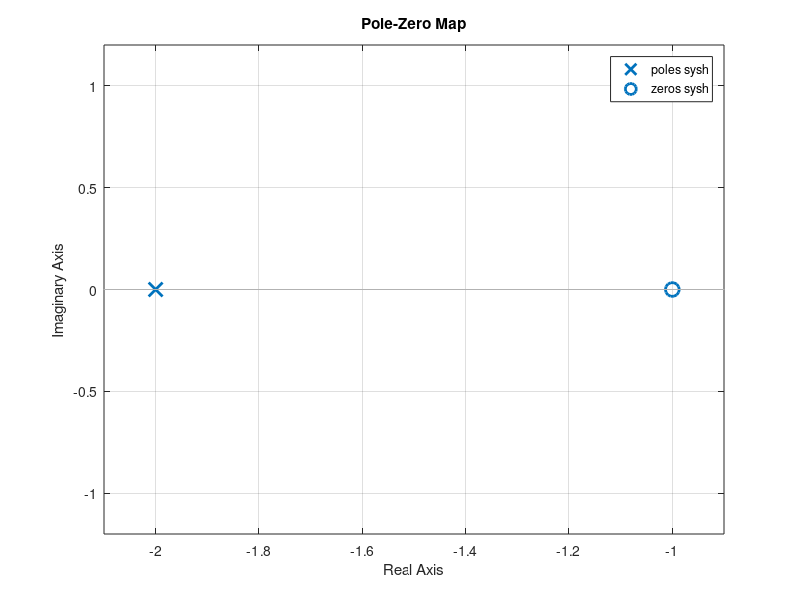

Here is the MATLAB script that generated this plot:
% plot the location of the system zeros and poles

% H(s)
numh = [1 1];
denh = [1 2];
sysh = tf(numh, denh);

% find poles and zero
p = pole(sysh);
z = zero(sysh);

% plot pole-zero map
pzmap(sysh);